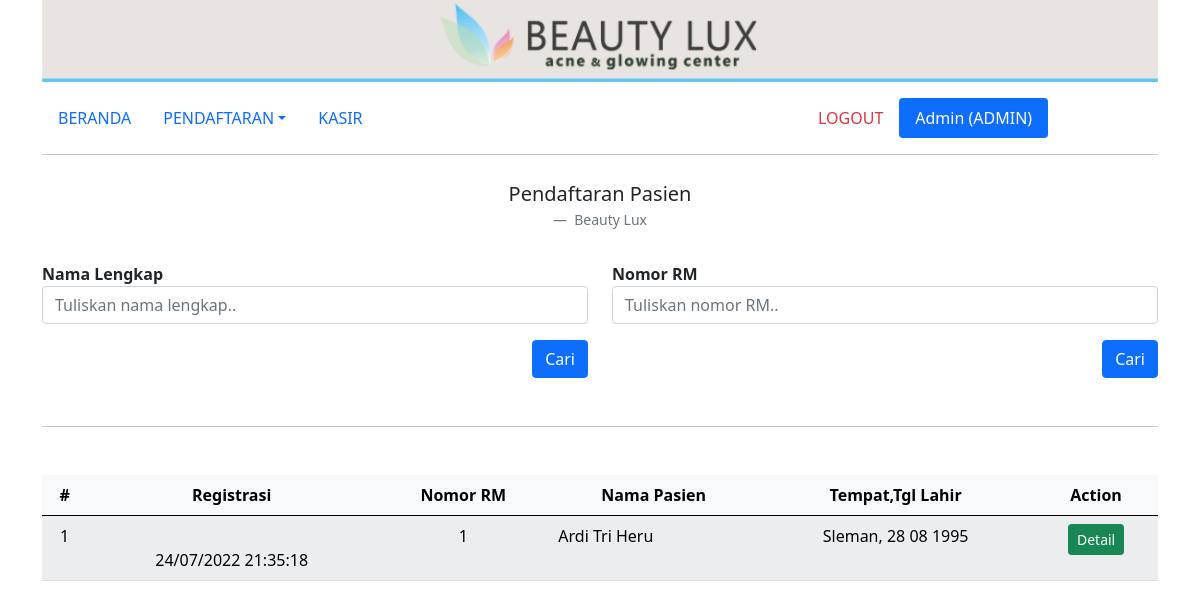
The page /daftar_treatment.php (signed in) on the database its author committed.
### tables this page shows
CREATE TABLE `treatment` (
  `id_treatment` int(100) NOT NULL AUTO_INCREMENT,
  `id_customer` int(10) NOT NULL,
  `id_user` int(3) NOT NULL,
  `dokter` varchar(50) NOT NULL,
  `konsultasi` varchar(100) NOT NULL,
  `note` varchar(100) NOT NULL,
  `tanggal` timestamp NOT NULL DEFAULT current_timestamp() ON UPDATE current_timestamp(),
  `status` int(1) NOT NULL,
  `kesimpulan` varchar(100) DEFAULT NULL,
  PRIMARY KEY (`id_treatment`),
  KEY `id_treatment` (`id_treatment`),
  KEY `id_customer` (`id_customer`),
  CONSTRAINT `treatment_ibfk_1` FOREIGN KEY (`id_customer`) REFERENCES `customer` (`id_customer`)
);

CREATE TABLE `customer` (
  `id_customer` int(10) NOT NULL AUTO_INCREMENT,
  `nama` varchar(50) NOT NULL,
  `tgl_lahir` date NOT NULL,
  `tempat_lahir` varchar(20) NOT NULL,
  `alamat` varchar(100) NOT NULL,
  `no_hp` varchar(13) NOT NULL,
  PRIMARY KEY (`id_customer`),
  KEY `id_customer` (`id_customer`)
);

### daftar_treatment.php (the view)
<?php include('templates/header.php'); ?>
<div class="container mb-5">
    <div class="row">
        <div class="col-md-12">
            <img src="img/header.jpg" class="img-fluid" alt="...">
        </div>
    </div>
    <div class="row mt-3 mb-2">
        <div class="col">
            <?php include('menu.php'); ?>
        </div>
    </div>
    <div class="row">
        <figure class="text-center">
            <blockquote class="blockquote">
                <p>Pendaftaran Pasien</p>
            </blockquote>
            <figcaption class="blockquote-footer">
                Beauty Lux
            </figcaption>
        </figure>
    </div>
    <div class="row mb-5">
        <div class="col-md-6">
            <form method="post" action="daftar_treatment_cari_nama_list.php" class="row g-3">
                <div class="col-12">
                    <label><b>Nama Lengkap</b></label>
                    <input type="text" name="nama" class="form-control" placeholder="Tuliskan nama lengkap..">
                </div>
                <div class="col-12">
                    <button type="submit" class="btn btn-primary float-end">Cari</button>
                </div>
            </form>
        </div>
        <div class="col-md-6">
            <form method="get" action="daftar_treatment_form.php" class="row g-3">
                <div class="col-12">
                    <label><b>Nomor RM</b></label>
                    <input type="text" name="id_customer" class="form-control" placeholder="Tuliskan nomor RM..">
                </div>
                <div class="col-12">
                    <button type="submit" class="btn btn-primary float-end">Cari</button>
                </div>
            </form>
        </div>
    </div>
    <hr>
    <div class="row mt-5">
        <div class="col-md-12">
            <table class="table table-hover table-light table-striped">
                <thead>
                    <tr>
                        <th class="text-center" scope="col">#</th>
                        <th class="text-center" scope="col">Registrasi</th>
                        <th class="text-center" scope="col">Nomor RM</th>
                        <th class="text-center" scope="col">Nama Pasien</th>
                        <th class="text-center" scope="col">Tempat,Tgl Lahir</th>
                        <th class="text-center" scope="col">Action</th>
                    </tr>
                </thead>
                <tbody>
                    <?php
                    $no = 1;
                    include 'templates/koneksi.php';
                    $query = mysqli_query($koneksi, "
                    SELECT *,
                    CASE
                    WHEN treatment.status = 0 THEN 'Proses konsultasi'
                    WHEN treatment.status = 1 THEN 'Farmasi'
                    WHEN treatment.status = 2 THEN 'Bayar'
                    END AS nm_status
                    FROM treatment
                    JOIN customer
                    ON treatment.id_customer = customer.id_customer
                    ORDER BY treatment.id_treatment DESC
                    ");
                    while ($d = mysqli_fetch_array($query)) {
                    ?>
                        <tr>
                            <td class="text-center" scope="row"><?= $no++; ?></td>
                            <td class="text-center" scope="row"> <span class="badge bg-primary"><?= $d['nm_status']; ?></span><br><?= date('d/m/Y H:i:s', strtotime($d['tanggal'])); ?></td>
                            <td class="text-center" scope="row"><?= $d['id_customer']; ?></td>
                            <td class="text-right" scope="row"><?= $d['nama']; ?></td>
                            <td class="text-center" scope="row"><?= $d['tempat_lahir'] . ',&nbsp;' . date('d m Y', strtotime($d['tgl_lahir'])); ?></td>
                            <td class="text-center" scope="row">
                                <a href="daftar_treatment_detail.php?id_treatment=<?= $d['id_treatment']; ?>" type="button" class="btn btn-success btn-sm">Detail</a>
                            </td>
                            </ </tr>
                        <?php } ?>
            </table>
        </div>
    </div>
</div>
<?php include('templates/footer.php'); ?>

### rows shown on the page
treatment: tanggal "24/07/2022 21:35:18", id_customer.id_customer "1", id_customer.nama "Ardi Tri Heru", id_customer.tempat_lahir "Sleman", id_customer.tgl_lahir "28 08 1995"

### other values the page prints
$_SESSION["nama_user"] "Admin"
$_SESSION["login_as"] "ADMIN"
